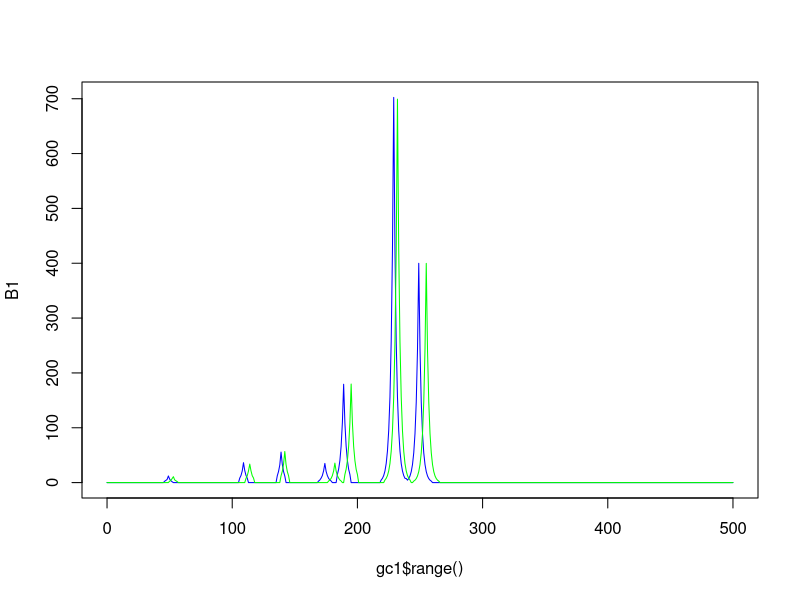

Here is the R script that generated this plot:
library(stats4)
library(methods)
# creating the class signal.
# 
rm(list = ls())
# Create a class with three fields.
# peak: A vector that contains the position of peaks in the range of spectra.
# variance: A vector that contains the variances for different peaks.
# intensity: A vector that contains the intensity of the peaks.
# Window: A vector that contains the number of retention time to be affected
#         around the main peak.
# lowerlimit: A variable that set the minimum value for retention time.
# upperlimit: A variable that set the maximum value for retention time.

gc <- setRefClass("gc",fields = list(peak = "numeric",
                                   variance = "numeric",
                                   intensity = "numeric",
                                   window = "numeric",
                                   lowerlimit = "numeric",
                                   upperlimit = "numeric"),
                     methods = list(
                       print = function()
                       {
                         if(!any(length(peak) == length(variance) | 
                                 length(variance) == length(intensity) |
                                 length(peak == length(intensity)))) 
                           stop("vector peak, variance, and intensity must be same length")
                          
                         # number of peaks
                         np <- length(peak)
                         # create the vector for all the range of retention time
                          x <- rep(0,length(seq(lowerlimit,upperlimit,1)))
                          
                          # for each peak identify the window to be changed
                          for(j in 1:np)
                            {
                            if(peak[j]-window[j]>0)
                            {
                              ini<- peak[j]-window[j]
                              fin<- peak[j]+window[j]
                              # obtain position to be changed
                              positionToChange <- seq(ini,fin,1)
                              
                            x[ini:fin]<-x[ini:fin] + sapply(positionToChange,function(pos)
                              {
                                # generate a value from normal dist. with mean equal to
                                # intensity
                                abs(rnorm(1,intensity[j],sqrt(variance[j])))/exp(abs(peak[j]-pos)/2)
                                # exponential decay when the retention time differ from 
                                # the position of the peak
                                
                              })                  
                              
                            }
                          }
                        print = x 
                       },
                       range = function()
                       {
                         range = seq(lowerlimit,upperlimit,1)
                       }
                     ))



set.seed(1)
v1 <- c(50,110,140,175,190,230,250)
u <- round(rnorm(7,5,2),0)
u
v2 <- v1 + u
v2

gc1<-gc(peak =v1,
               variance =c(2,2,1,1,1,1,1),
               intensity = c(10,35,55,35,180,700,400),
               window = c(3,3,3,5,5,10,10),
               lowerlimit = 0,
               upperlimit = 500)

# signal shifted by adding a random normal vector to the peak vectors
gc2<-gc(peak =v2,
                variance =c(2,2,1,1,1,1,1),
                intensity = c(10,35,55,35,180,700,400),
                window = c(3,3,3,5,5,10,10),
                lowerlimit = 0,
                upperlimit = 500)

B1 <- gc1$print()
# signal shifted
T1 <- gc2$print()

plot(gc1$range(), B1, type = "l", col = "blue")
lines(gc1$range(),T1, col = "green")

# benefit function 
f <- function(xi,xi1)
{
  
}

align <- function(P,Target,m,t)
{
  # F1: matrix containing the cumulated benefit function
  
  # Pre-aligming length of chromatogram
  Lp<- max(P$x)-min(P$x)
  
  # Post-aligning length of chromatogram and length of 
  # target chromatogram
  Lt <- max(Target$x)-min(Target$x)
  
  # Calculate number of sections for P
  N <- round(Lp/m)
  
  # calculate difference in mean section length between P and T
  d <- round(Lt/N) - m
  
  F1 <- matrix(0.0, nrow = (N+1), ncol = (Lt+1))
  U <- matrix(0.0, nrow = (N+1), ncol = (Lt+1))
  
  for (i in 0:N)
  {
    for(x in 0:Lt)
    {
      F1[i,x] <- -Inf  
    }
  }
  
  F1[N,0] = 0
  
  for (i in (N-1): 0)
  {
    xstart <- max(i*(m+d-t),Lt-(N-i)*(m+d+t))
    xend <- min(i*(m+d + t),Lt-(N-i)*(m+d-t))
    for (x in xstart:xend)
    {
      for (u in (d-t):(d+t))
      {
        fsum <- F1[i+1,x+m+u] + f(x,x+m+u)
        if (fsum > F1[i,x]) then
        F1[i,x] <- fsum
        U[i,x] <- u
      }
    }
  }
  
  x(0) = 0
  for(i in 0:N-1)
  {
    u[i] <- U[i,x[i]]
    x[i+1] <- x[i]+m+u(i)
  }
  return(x = x, u=u,F1=F1,U=U)
}
